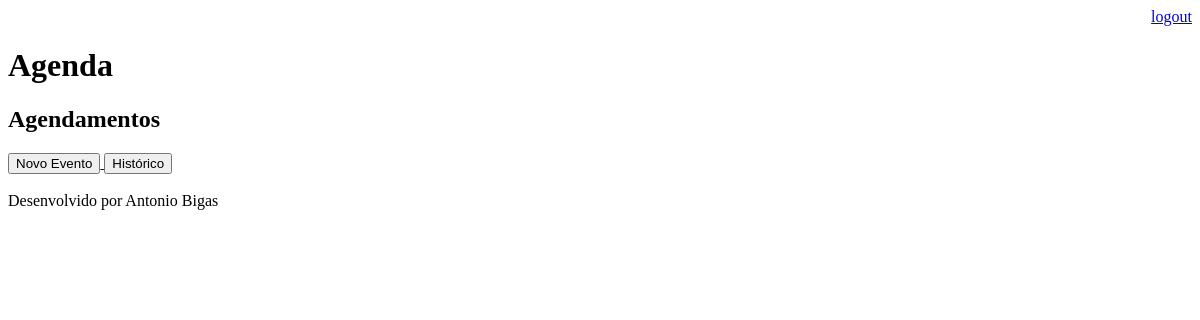
Page /agenda/ (signed in) on the earlier database version.
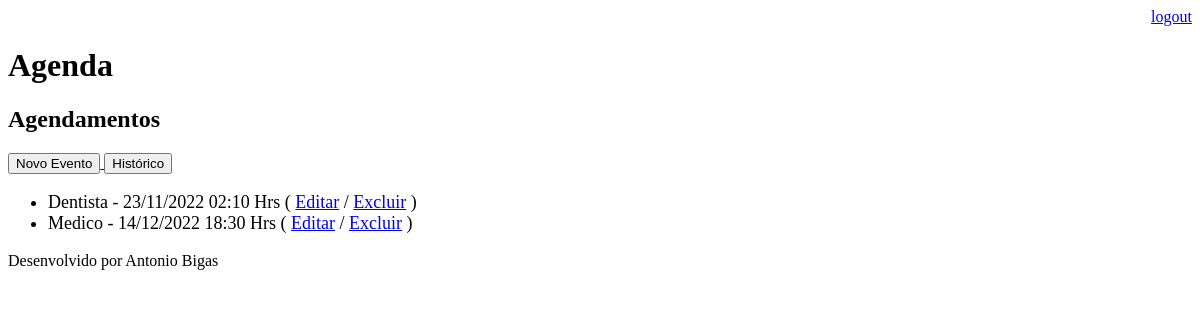
Same page on the later database version.
### core/models.py (models this page shows, shortened)
class Evento(models.Model):
    titulo = models.CharField(max_length=100)
    descricao = models.TextField(blank=True, null=True)
    data_evento = models.DateTimeField(verbose_name='Data do Evento')
    data_criacao = models.DateTimeField(auto_now=True)
    usuario = models.ForeignKey(User, on_delete=models.CASCADE)
    class Meta:
        db_table = 'evento'
    def get_data_evento(self):
        return self.data_evento.strftime('%d/%m/%Y %H:%M Hrs')
    def get_evento_atrasado(self):
        return self.data_evento < datetime.now()
    def get_evento_que_falta_menos_de_1h(self):
        return datetime.now() > self.data_evento - timedelta(hours=1) and datetime.now() < self.data_evento

### core/views.py (the view)
# urls.py: path('agenda/', views.lista_eventos),
@login_required(login_url='/login/')
def lista_eventos(request):
    usuario = request.user
    data_atual = datetime.now() - timedelta(hours=1)
    evento = Evento.objects.filter(usuario=usuario,
                                   data_evento__gt=data_atual)
    dados = {'eventos':evento}
    return render(request, 'agenda.html', dados)

### templates/agenda.html
{% extends "model-page.html" %}
{% block content %}
    <h2>Agendamentos</h2>
    <a href="evento/">
        <button type="button">Novo Evento</button>
    </a>
    <a href="historico/">
        <button type="button">Histórico</button>
    </a>
    <ul style="font-size: 18px">
        {% for evento in eventos %}
            <li>
                <div {% if evento.get_evento_atrasado %} style="color:red" {% endif %} {% if evento.get_evento_que_falta_menos_de_1h %} style="color:yellow" {% endif %}>
                    {{ evento.titulo }} - {{ evento.get_data_evento }}
                    ( <a href="evento/?id={{ evento.id }}">Editar</a>
                    / <a href="evento/delete/{{ evento.id }}/">Excluir</a> )
                </div>
            </li>
        {% endfor %}
    </ul>
{% endblock %}

### templates/model-page.html
<!DOCTYPE html>
<html lang="pt-br">
<head>
    {% include "model-header.html" %}
</head>
<body>
    {% block content %} {% endblock %}
    {% include "model-footer.html" %}
</body>
</html>

### templates/model-header.html (shortened to what this page needs)
<div align="right">
    <a href="/logout">logout</a>
</div>
<h1>Agenda</h1>

### templates/model-footer.html
<p>Desenvolvido por Antonio Bigas</p>

Differences in the rows shown:
added Evento: titulo "Dentista", get_data_evento "23/11/2022 02:10 Hrs"
added Evento: titulo "Medico", get_data_evento "14/12/2022 18:30 Hrs"
